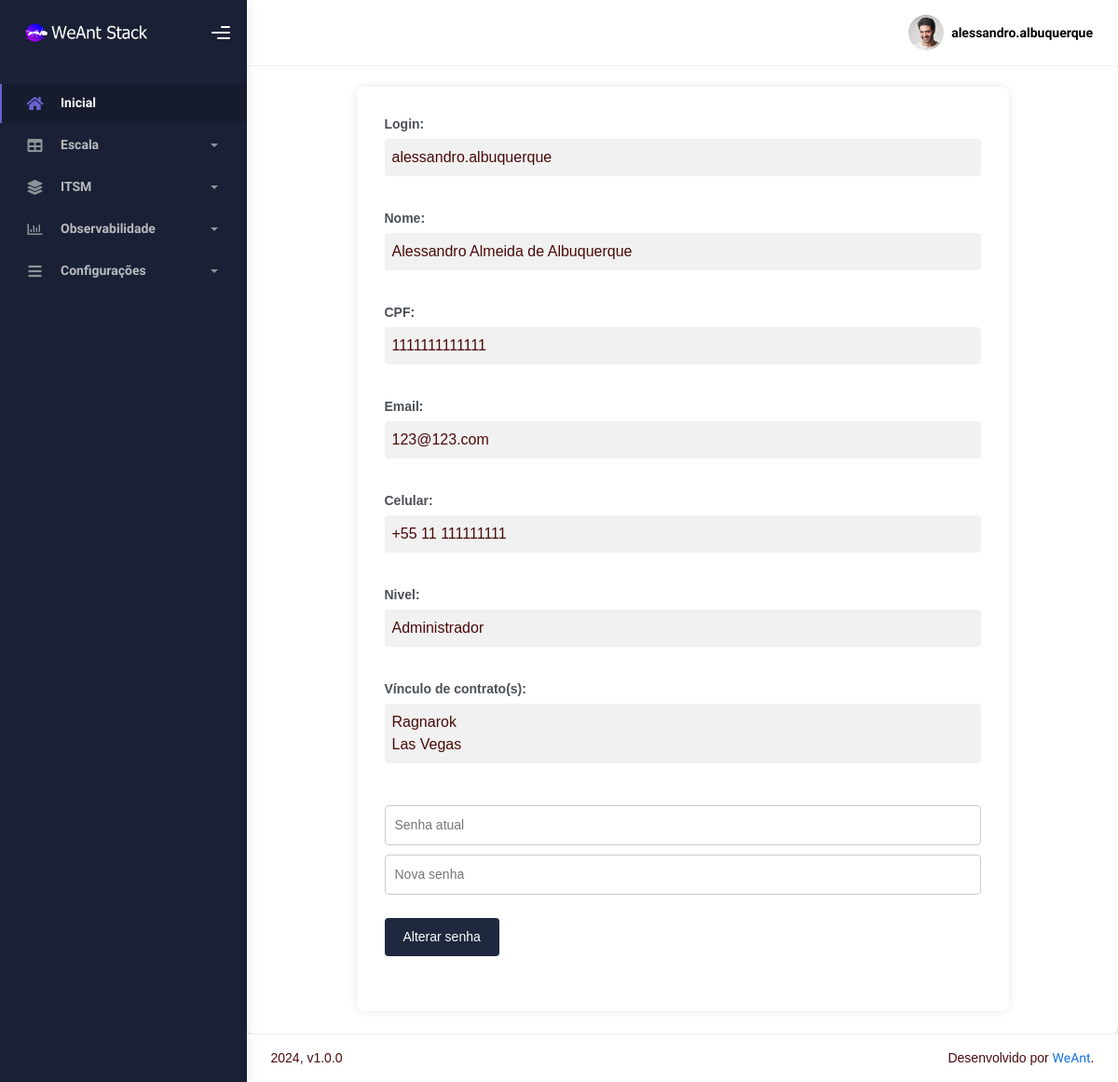
Screenshot of /meu_perfil.php (signed in) with the database file from the repository.
### tables this page shows
CREATE TABLE `usuario` (
  `id` int(11) NOT NULL,
  `login` varchar(60) NOT NULL,
  `senha` varchar(60) NOT NULL,
  `nome` varchar(60) NOT NULL,
  `cpf` varchar(60) NOT NULL,
  `nascimento` varchar(60) NOT NULL,
  `genero` varchar(60) NOT NULL,
  `email` varchar(60) NOT NULL,
  `telefone` varchar(60) NOT NULL,
  `departamento` varchar(60) DEFAULT NULL,
  `cargo` varchar(60) DEFAULT NULL,
  `nivel` varchar(60) NOT NULL,
  `pnivel` varchar(60) NOT NULL,
  `ativo` varchar(60) NOT NULL,
  `pativo` varchar(60) NOT NULL,
  `gerasenha` varchar(60) NOT NULL,
  `horario` varchar(60) NOT NULL,
  `dia` varchar(60) NOT NULL,
  `semana` varchar(60) NOT NULL,
  `mes` varchar(60) NOT NULL,
  `ano` varchar(60) NOT NULL,
  `operador` varchar(60) NOT NULL
);

CREATE TABLE `contrato` (
  `id` int(11) NOT NULL,
  `nome` varchar(60) NOT NULL,
  `status` int(11) NOT NULL
);

### sec/sec_verifica.php (called while the page is built, shortened)
<?php
include "config.php";
$sqlc = "SELECT * FROM usuario WHERE id=" . $_SESSION['UsuarioID'];
  $query = $conn->query($sqlc);
    $dados = $query->fetch_assoc();
      $idlogado = $dados['id'];
      $usuariologado = $dados['login'];
?>

### meu_perfil.php (the view, shortened to what this page needs)
<?php
include "tudo_cima.php";
$sqlc = "SELECT * FROM usuario WHERE id='$idlogado'";
$result = $conn->query($sqlc);
$dados = $result->fetch_assoc();
$login = $dados["login"];
$nome = $dados["nome"];
$cpf = $dados["cpf"];
$telefone = $dados["telefone"];
$email = $dados["email"];
$pnivel = $dados["pnivel"];
?>
<div class="container">
  <div class="form-group">
    <label>Login:</label>
    <div><?php echo $login; ?></div>
  </div>
  <div class="form-group">
    <label>Nome:</label>
    <div><?php echo $nome; ?></div>
  </div>
  <div class="form-group">
    <label>CPF:</label>
    <div><?php echo $cpf; ?></div>
  </div>
  <div class="form-group">
    <label>Email:</label>
    <div><?php echo $email; ?></div>
  </div>
  <div class="form-group">
    <label>Celular:</label>
    <div><?php echo $telefone; ?></div>
  </div>
  <div class="form-group">
    <label>Nivel:</label>
    <div><?php echo $pnivel; ?></div>
  </div>
  <div class="form-group">
    <label>Vínculo de contrato(s):</label>
    <div>
      <?php
        $query_validacao_contrato = "SELECT * FROM relacao_cliente WHERE id_usuario = '$idlogado'";
        $resultado_validacao_contrato = $conn->query($query_validacao_contrato);
        if ($resultado_validacao_contrato->num_rows > 0){
            while($dados_validacao_contrato = $resultado_validacao_contrato->fetch_assoc()){
                $id_contrato_validacao_contrato = $dados_validacao_contrato['id_contrato'];
                $query_contrato = "SELECT * FROM contrato WHERE id = '$id_contrato_validacao_contrato'";
                $resultado_contrato = $conn->query($query_contrato);
                if ($resultado_contrato->num_rows > 0){
                    while ($dados_contrato = $resultado_contrato->fetch_assoc()) {
                        $nome_contrato = $dados_contrato['nome'];
                        echo "$nome_contrato </br>";
                    }
                } else {
                  echo "Usuário sem vínculo com contrato(s)";
              }
            }
        } else {
            echo "Usuário sem vínculo com cliente";
        }
      ?>
    </div>
  </div>
  <div class="form-group password-form">
    <form method="POST" action="sec/alterarsenha.php">
      <input type="pass" name="senhaatual" placeholder="Senha atual">
      <input type="pass" name="senhanova" placeholder="Nova senha">
      <button class="botao" type="submit">Alterar senha</button>
    </form>
  </div>
</div>
<?php
include "tudo_baixo.php";
?>

### tudo_cima.php (shortened to what this page needs)
<?php
include "sec/sec_verifica.php";
?>
<html lang="br">
  <head>
    <link rel="stylesheet" href="assets/css/bootstrap.min.css" />
    <link rel="stylesheet" href="assets/css/plugins.min.css" />
    <link rel="stylesheet" href="assets/css/kaiadmin.min.css" />
    <link rel="stylesheet" href="assets/css/calendario.css" />
    <link rel="stylesheet" href="assets/css/usuarios.css" />
    <link rel="stylesheet" href="assets/css/contratos.css" />
    <link rel="stylesheet" href="assets/css/geral.css" />
    <link rel="stylesheet" href="assets/css/demo.css" />
  </head>
  <body>
    <div class="wrapper">
      <div class="sidebar" data-background-color="dark">
        <div class="sidebar-logo">
          <div class="logo-header" data-background-color="dark">
            <a class="logo">
              <img
                src="assets/img/kaiadmin/logo_light.png"
                alt="navbar brand"
                class="navbar-brand"
                height="20"
              />
            </a>
            <div class="nav-toggle">
              <button class="btn btn-toggle toggle-sidebar">
                <i class="gg-menu-right"></i>
              </button>
            </div>
          </div>
        </div>
        <div class="sidebar-wrapper scrollbar scrollbar-inner">
          <div class="sidebar-content">
            <ul class="nav nav-secondary">
              <li class="nav-item active">
                <a href="inicial.php">
                  <i class="fas fa-home"></i>
                  <p>Inicial</p>
                </a>
              </li>
              <li class="nav-item">
                <a data-bs-toggle="collapse" href="#escala">
                  <i class="fas fa-table"></i>
                  <p>Escala</p>
                  <span class="caret"></span>
                </a>
              </li>
              <li class="nav-item">
                <a data-bs-toggle="collapse" href="#itsm">
                  <i class="fas fa-layer-group"></i>
                  <p>ITSM</p>
                  <span class="caret"></span>
                </a>
              </li>
              <li class="nav-item">
                <a data-bs-toggle="collapse" href="#observabilidade">
                  <i class="far fa-chart-bar"></i>
                  <p>Observabilidade</p>
                  <span class="caret"></span>
                </a>
              </li>
              <li class="nav-item">
                <a data-bs-toggle="collapse" href="#configuracoes">
                  <i class="fas fa-bars"></i>
                  <p>Configurações</p>
                  <span class="caret"></span>
                </a>
              </li>
            </ul>
          </div>
        </div>
      </div>
      <div class="main-panel">
        <div class="main-header">
          <nav class="navbar navbar-header navbar-header-transparent navbar-expand-lg border-bottom">
            <div class="container-fluid">
              <ul class="navbar-nav topbar-nav ms-md-auto align-items-center">
                <li class="nav-item topbar-user dropdown hidden-caret">
                  <a
                    class="dropdown-toggle profile-pic"
                    data-bs-toggle="dropdown"
                    href="#"
                    aria-expanded="false"
                  >
                    <div class="avatar-sm">
                      <img
                        src="assets/img/profile.jpg"
                        alt="..."
                        class="avatar-img rounded-circle"
                      />
                    </div>
                    <span class="profile-username">
                      <span class="fw-bold"><?php echo $usuariologado ?></span>
                    </span>
                  </a>
                </li>
              </ul>
            </div>
          </nav>
        </div>
        <div class="container">
    <div class="page-inner">

### assets/css/calendario.css (style rules this page uses)
.botao { padding: 5px 10px; margin-top: 20px; border: none; background-color: #2a2f5b; color: #fff; border-radius: 5px; cursor: pointer; }

### assets/css/usuarios.css (style rules this page uses)
.botao { padding: 5px 10px; margin-top: 20px; border: none; background-color: #2a2f5b; color: #fff; border-radius: 5px; cursor: pointer; }

### assets/css/geral.css (style rules this page uses)
body { font-family: 'Inter', sans-serif; margin: 0; padding: 0; color: #4b0a0a }
.btn { background-color: #450082; color: #fff; font-size: 14px; font-weight: 600; border: none !important; transition: all linear 160ms; cursor: pointer; margin: 0 !important; }

### meu_perfil.php (style rules this page uses)
body { font-family: Arial, sans-serif; background-color: #f9f9f9; margin: 0; padding: 0; }
.container { width: 80%; margin: auto; background-color: #fff; padding: 20px; box-shadow: 0px 0px 10px rgba(0, 0, 0, 0.1); border-radius: 8px; }
.form-group { margin-bottom: 15px; }
.form-group label { font-weight: bold; display: block; margin-bottom: 5px; }
.form-group div { font-size: 16px; padding: 8px; background-color: #f1f1f1; border-radius: 4px; }
.password-form { margin-top: 20px; }
.password-form input[type="pass"] { width: 100%; padding: 10px; margin: 5px 0; border: 1px solid #ccc; border-radius: 4px; font-size: 14px; }
.password-form button { background-color: #1f283e; color: white; border: none; padding: 10px 20px; font-size: 14px; cursor: pointer; border-radius: 4px; transition: background-color 0.3s; }

### rows the page displays
usuario: login "alessandro.albuquerque", nome "Alessandro Almeida de Albuquerque", cpf "1111111111111", email "123@123.com", telefone "+55 11 111111111", pnivel "Administrador"
contrato: nome "Ragnarok"
contrato: nome "Las Vegas"
